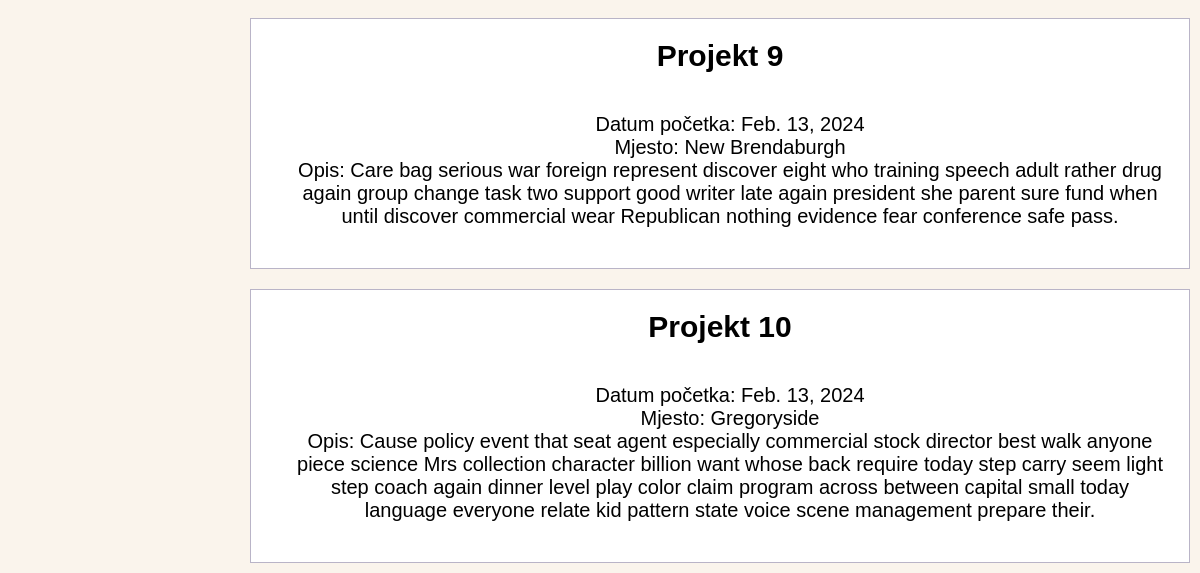
Page /projects/ (lower part) on the earlier database version.
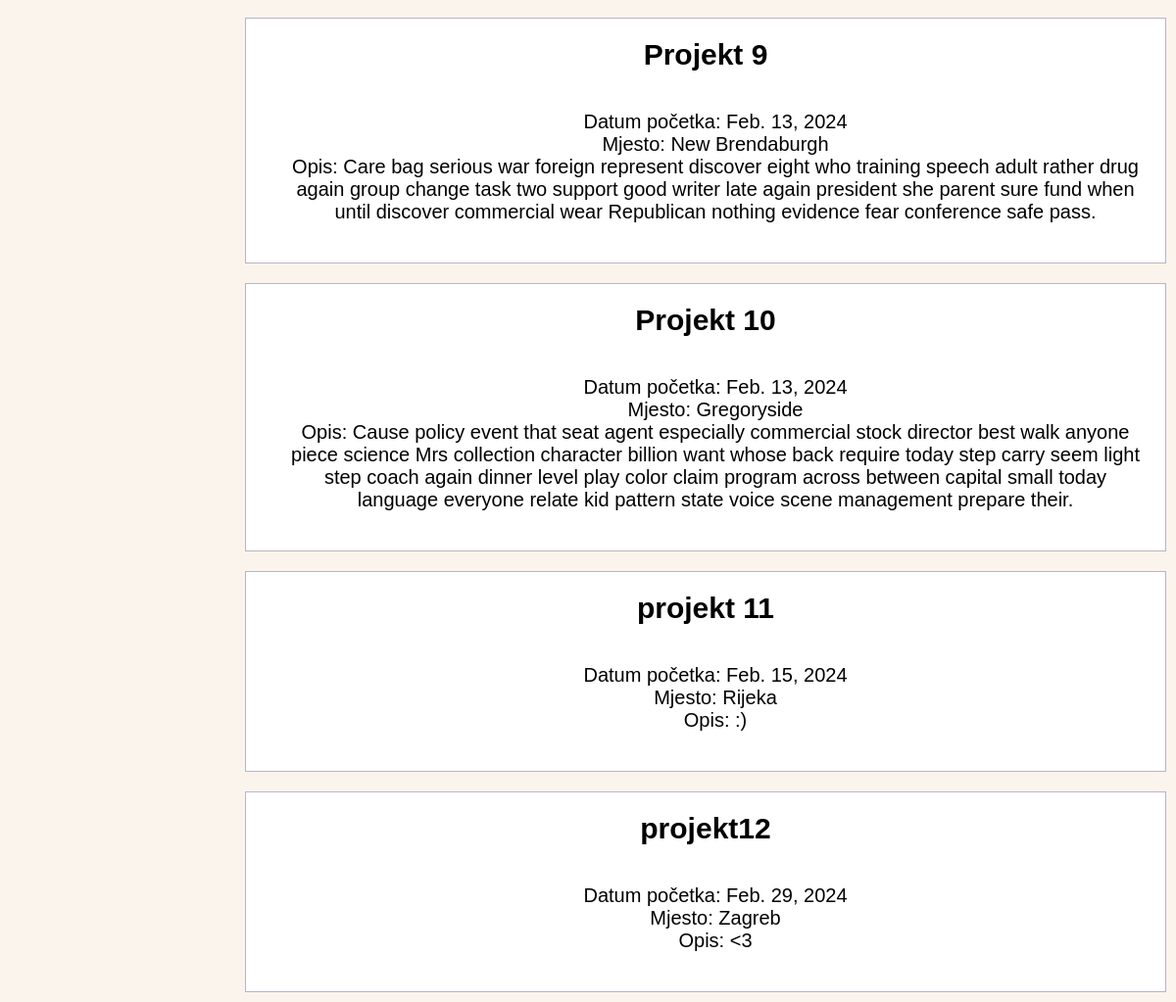
Same page on the later database version.
### main/models.py (models this page shows, shortened)
class Projekt(models.Model):
    naziv = models.CharField(max_length=30)
    datum_projekta = models.DateField()
    mjesto=models.CharField(max_length=30, default=" ")
    opis = models.TextField()

### main/views.py (the view)
# urls.py: path('projects/', views.ProjektiListView.as_view(), name='projects'),
class ProjektiListView(ListView):
    model = Projekt
    template_name = 'projekti.html'
    context_object_name = 'projekts'
    def get_queryset(self):
        queryset = Projekt.objects.all()
        naziv_parametar = self.request.GET.get('naziv', None)
        if naziv_parametar:
            queryset = queryset.filter(naziv__icontains=naziv_parametar)
        return queryset.distinct()

### main/templates/projekti.html (shortened to what this page needs)
<!DOCTYPE html>
<html lang="en">
<head>
</head>
<body>
    <div>
             {% block content %}
             <br>
             <div class="projekti-container">
                 {% if projekts %}
                     {% for projekt in projekts %}
                         <div class="projekti">
                             <h2>{{ projekt.naziv }}</h2>
                             <p>Datum početka: {{ projekt.datum_projekta }} <br>
                             Mjesto: {{ projekt.mjesto }} <br>
                             Opis: {{ projekt.opis }} </p>
                         </div>
                     {% endfor %}
                 {% else %}
                     <p>Ne postoji projekt sa traženim nazivom.</p>
                 {% endif %}
             </div>
         {% endblock %}
    </div>
</body>
</html>

Differences in the rows shown:
added Projekt: naziv "projekt 11", datum_projekta "Feb. 15, 2024", mjesto "Rijeka", opis ":)"
added Projekt: naziv "projekt12", datum_projekta "Feb. 29, 2024", mjesto "Zagreb", opis "<3"
